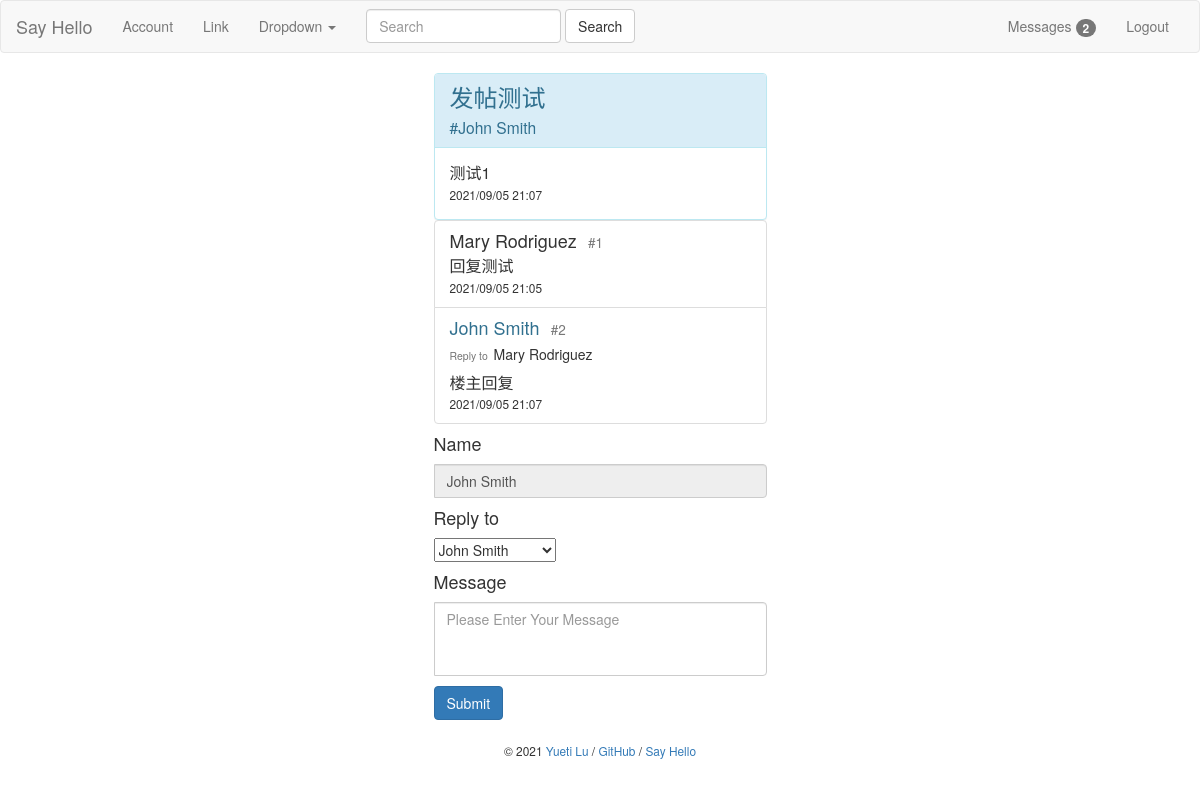
Before: /post/1 (signed in) with the older database file.
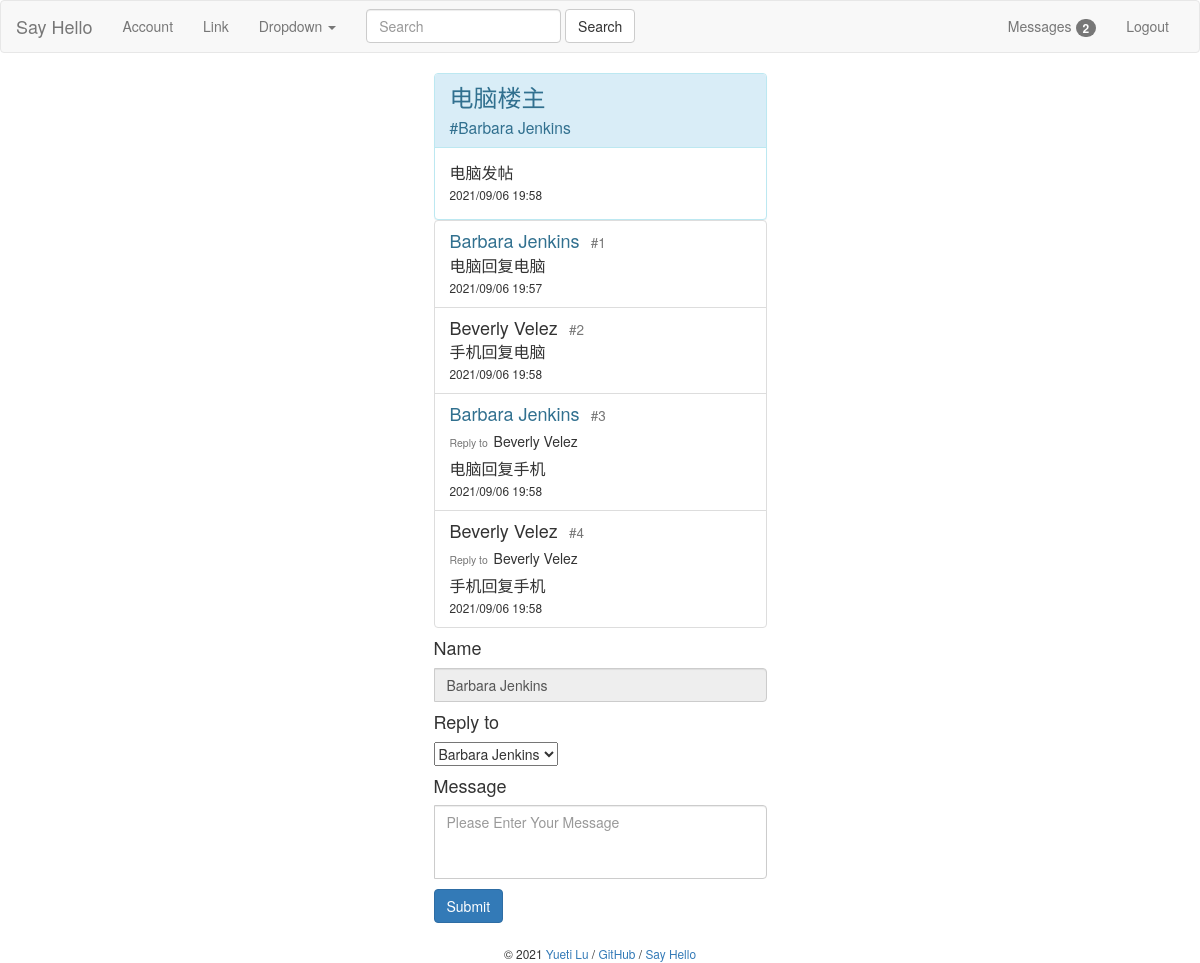
After: the same page with the newer database file.
### bluelog/models.py (models this page shows)
class Post(db.Model):
    id = db.Column(db.Integer, primary_key=True)
    title = db.Column(db.String(60))
    body = db.Column(db.Text)
    name = db.Column(db.String(60))
    clickNum = db.Column(db.Integer, default=0)
    commentNum = db.Column(db.Integer, default=0)
    postTime = db.Column(db.DateTime, default=datetime.now)
    timestamp = db.Column(db.DateTime, default=datetime.now)
    user_id = db.Column(db.Integer, db.ForeignKey('user.id'))
    user = db.relationship('User', back_populates='posts')
    comments = db.relationship('Comment', back_populates='post', cascade='all,delete-orphan')

class Comment(db.Model):
    id = db.Column(db.Integer, primary_key=True)
    name = db.Column(db.String(30))
    body = db.Column(db.Text)
    replyTo = db.Column(db.String(30))
    commentFloor = db.Column(db.Integer)
    from_admin = db.Column(db.Boolean, default=False)
    timestamp = db.Column(db.DateTime, default=datetime.now, index=True)
    post_id = db.Column(db.Integer, db.ForeignKey('post.id'))
    post = db.relationship('Post', back_populates='comments')
    user_id = db.Column(db.Integer, db.ForeignKey('user.id'))
    user = db.relationship('User', back_populates='comments')

class FakeName(db.Model):
    id = db.Column(db.Integer, primary_key=True)
    post_id = db.Column(db.Integer)
    user_id = db.Column(db.Integer)
    name = db.Column(db.String)

### bluelog/blueprints/blog.py (the view, shortened to what this page needs)
@blog_bp.route('/post/<int:post_id>', methods=['GET', 'POST'])
def replyPage(post_id):
    replyForm = ReplyForm()
    fakesNames = FakeName.query.filter_by(post_id=post_id).all()
    replyForm.toName.choices = [(fakeName.name, fakeName.name) for fakeName in fakesNames]
    post = Post.query.get(post_id)
    post.clickNum += 1
    comments = post.comments
    db.session.commit()
    if current_user.is_authenticated:
        user = User.query.get(current_user.id)
        fakeName = FakeName.query.filter(and_(FakeName.post_id == post_id, FakeName.user_id == user.id)).first()
        if fakeName:
            replyForm.name.data = fakeName.name
        else:
            replyForm.name.data = fake.name()
    else:
        replyForm.name.data = fake.name()
    return render_template('blog/reply.html',
                           comments=comments,
                           form=replyForm,
                           post=post)

### bluelog/forms.py
class ReplyForm(FlaskForm):
    name = StringField('Name', validators=[DataRequired()])
    body = TextAreaField('Message', validators=[DataRequired(), Length(1, 200)])
    toName = SelectField('Reply to', choices=[])
    submit = SubmitField()

class SearchForm(FlaskForm):
    body = StringField('SearchMessage', validators=[DataRequired()])
    submit = SubmitField('Search')

### bluelog/__init__.py (called while the page is built)
def register_template_context(app):
    @app.context_processor
    def injectSearchForm():
        searchForm = SearchForm()
        return dict(searchForm=searchForm)
    @app.context_processor
    def injectUnreadMessage():
        if current_user.is_authenticated:
            user = User.query.get(current_user.id)
            unreadMessageNum = UnreadMessage.query.filter(and_(UnreadMessage.user_id == user.id,
                                                               UnreadMessage.haveRead == 0)).count()
            return dict(unreadMessageNum=unreadMessageNum)
        else:
            return dict(unreadMessageNum=0)

### bluelog/extensions.py (called while the page is built)
@login_manager.user_loader
def load_user(user_id):
    from bluelog.models import User
    user = User.query.get(int(user_id))
    return user

### bluelog/templates/blog/reply.html (shortened to what this page needs)
{% extends 'base.html' %}
{% from "macros.html" import show_flash with context %}
{% from "macros.html" import show_footer %}
{% from "macros.html" import show_comment_in_post %}
{% block content %}
    <div class="col-md-4"></div>
    <div class="col-md-4">
        <div class="panel panel-info" style="margin:0 auto; width:90%;">
            <div class="panel-heading">
                <h3 class="panel-title" style="font-size: x-large">{{ post.title }}<br><small>#{{ post.name }}</small>
                </h3>
            </div>
            <div class="panel-body">
                <p class="list-group-item-text"
                   style="width: 100%; word-break: break-all; word-wrap: break-word; font-size: medium">{{ post.body }}</p>
                <small>
                    {{ post.timestamp.strftime('%Y/%m/%d %H:%M') }}
                </small>
            </div>
        </div>
        <ul class="list-group" style="margin:0 auto; width:90%">
            {% for comment in comments %}
                {{ show_comment_in_post(comment) }}
            {% endfor %}
        </ul>
        <form role="form" method="post">
            <div class="form-group">
                <div class="input-group" style="margin:0 auto; width:90%">
                    {{ form.name.label(class="h4") }}<br>
                    {{ form.name(class="form-control ", placeholder="Username", readonly="readonly") }}
                </div>
                <h4 style="margin-left: 5%">Reply to</h4>
                <div class="input-group" style="margin:0 auto; width:90%">
                    {{ form.toName(class="selectpicker") }}
                </div>
                <div class="input-group" style="margin:0 auto; width:90%">
                    {{ form.body.label(class="h4") }}<br>
                    {{ form.body(class="form-control", placeholder="Please Enter Your Message", rows="3", style="resize: none;") }}
                </div>
                {{ form.submit(class="btn btn-primary", type="submit", style="margin-top: 10px; margin-left: 5%") }}
            </div>
        </form>
        {{ show_footer() }}
    </div>
    <div class="col-md-4"></div>
{% endblock %}

### bluelog/templates/base.html (shortened to what this page needs)
<!doctype html>
<html lang="zh-CN">
<head>
    <link rel="stylesheet" href="{{ url_for('static', filename='/bootstrap-3.4.1-dist/css/bootstrap.min.css') }}">
    <link rel="stylesheet"
          href="https://cdn.jsdelivr.net/npm/bootstrap-select@1.13.9/dist/css/bootstrap-select.min.css">
    <link rel="stylesheet" href="https://stackpath.bootstrapcdn.com/bootstrap/3.4.1/css/bootstrap.min.css"
>
</head>
<body>
{% block nav %}
    <nav class="navbar navbar-default">
        <div class="container-fluid">
            <div class="navbar-header">
                <a class="navbar-brand" href="{{ url_for('blog.index') }}">Say Hello</a>
            </div>
            <div class="collapse navbar-collapse" id="bs-example-navbar-collapse-1">
                <ul class="nav navbar-nav">
                    <li><a href="{{ url_for('admin.index') }}">Account</a></li>
                    <li><a href="#">Link</a></li>
                    <li class="dropdown">
                        <a href="#" class="dropdown-toggle" data-toggle="dropdown" role="button" aria-haspopup="true"
                           aria-expanded="false">Dropdown <span class="caret"></span></a>
                    </li>
                </ul>
                <form class="navbar-form navbar-left" method="post" action="{{ url_for('blog.searchMessage') }}">
                    <div class="form-group">
                        {{ searchForm.body(class="form-control", placeholder="Search") }}
                    </div>
                    {{ searchForm.submit(type="submit", class="btn btn-default") }}
                </form>
                <ul class="nav navbar-nav navbar-right">
                    {% if current_user.is_authenticated %}
                        <li role="presentation"><a href="{{ url_for('admin.manageUnreadMessages') }}">Messages <span
                                class="badge">{{ unreadMessageNum }}</span></a></li>
                        <li><a href="{{ url_for('auth.logout', next=request.full_path) }}">Logout</a></li>
                    {% else %}
                        <li><a href="{{ url_for('auth.login', next=request.full_path) }}">Login</a></li>
                        <li><a href="{{ url_for('auth.register', next=request.full_path) }}">Register</a></li>
                    {% endif %}
                </ul>
            </div>
        </div>
    </nav>
{% endblock nav %}
{% block content %}{% endblock content %}
</body>
</html>

### bluelog/templates/macros.html (shortened to what this page needs)
{% macro show_footer() %}
    <footer class="text-center" style="margin-top: 20px;">
        <small> &copy; 2021 <a href="https://github.com/luyueti111" title="Written by Grey Li">Yueti Lu</a> /
            <a href="https://github.com/luyueti111/Bluelog" title="Fork me on GitHub">GitHub</a> /
            <a href="{{ url_for('blog.hello') }}" title="A HelloFlask project">Say Hello</a>
        </small>
    </footer>
{% endmacro %}
{% macro show_comment_in_post(comment) %}
    {% set post = comment.post %}
    <li class="list-group-item">
        {% if comment.name == post.name %}
            <h4 class="list-group-item-heading text-info">{{ comment.name }}<small>&nbsp;&nbsp;&nbsp;#{{ comment.commentFloor }}</small>
            </h4>
        {% else %}
            <h4 class="list-group-item-heading">{{ comment.name }}<small>&nbsp;&nbsp;&nbsp;#{{ comment.commentFloor }}</small>
            </h4>
        {% endif %}
        {% if comment.replyTo is not none %}
            <h5><small>Reply to&nbsp;&nbsp;</small>{{ comment.replyTo }}</h5>
        {% endif %}
        <p class="list-group-item-text"
           style="width: 100%; word-break: break-all; word-wrap: break-word; font-size: medium">{{ comment.body }}</p>
        <small>
            {{ comment.timestamp.strftime('%Y/%m/%d %H:%M') }}
        </small>
    </li>
{% endmacro %}

Changed rows visible on the page:
removed Comment: name "Mary Rodriguez", commentFloor "1", body "回复测试", timestamp "2021/09/05 21:05"
removed Comment: name "John Smith", commentFloor "2", replyTo "Mary Rodriguez", body "楼主回复", timestamp "2021/09/05 21:07"
changed Post: title "发帖测试" → "电脑楼主"; name "John Smith" → "Barbara Jenkins"; body "测试1" → "电脑发帖"; timestamp "2021/09/05 21:07" → "2021/09/06 19:58"
added Comment: name "Barbara Jenkins", commentFloor "1", body "电脑回复电脑", timestamp "2021/09/06 19:57"
added Comment: name "Beverly Velez", commentFloor "2", body "手机回复电脑", timestamp "2021/09/06 19:58"
added Comment: name "Barbara Jenkins", commentFloor "3", replyTo "Beverly Velez", body "电脑回复手机", timestamp "2021/09/06 19:58"
added Comment: name "Beverly Velez", commentFloor "4", replyTo "Beverly Velez", body "手机回复手机", timestamp "2021/09/06 19:58"
changed FakeName: name "John Smith" → "Barbara Jenkins"
Other visible differences:
form field toName: "John Smith" → "Barbara Jenkins"
